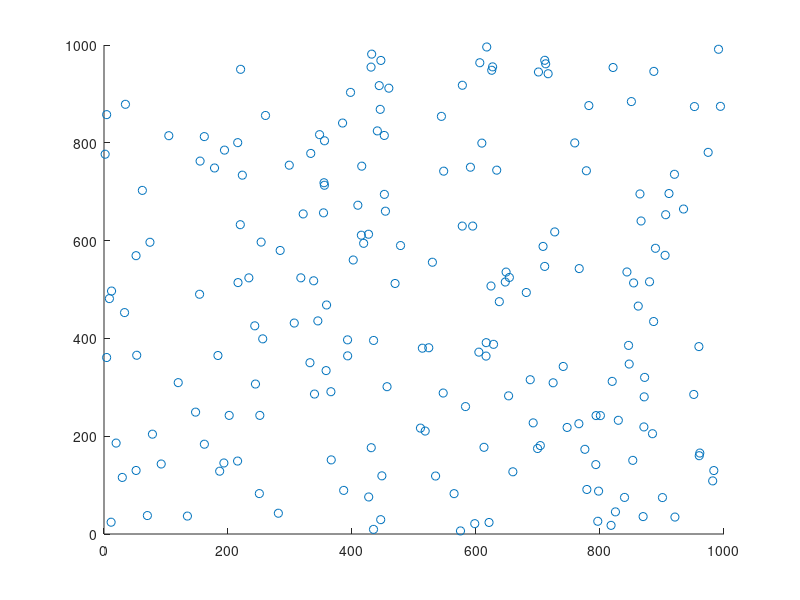

Reproduce this figure in MATLAB. (Note: this script raises an error after producing the figure.)
% Alghalandis Discrete Fracture Network Engineering (ADFNE)
% Author: Younes Fadakar Alghalandis
% Copyright (c) 2016 Alghalandis Computing @ http://alghalandis.net
% All rights reserved.
%
% Part of package: UpsFrac
% Modified by: Tao Chen et al.
% Email: chentao9330@gmail.com
% Copyright (c) 2024  UpsFrac Developers.
% All rights reserved.
% Modification Date: Oct 2024
% Description of modifications:
%  (1) power law length distribution;
%  (2) correlating aperture to fracture length;
%  (3) combining stochastic and determined fractures;
%  (4) export DFN in files;

clear all
clc

%% Paremeters of the fracture network
%number of the fractures / density
n = 200;

%length of the square region
L = 1000;

%%
% Set the number of DFM realizations
num_real = 1;     % Number of DFM realizations

for i = 1:num_real
    a=num2str(i)
    
    %% region of the fracture network
    rgn = [0,L,0,L];
    
    %% modeling location of the fractures
    pts = L*rand(n,2);
    scatter(pts(:,1),pts(:,2))
    axis([0 L 0 L])
    
    %% modeling orientation of the fracture network
    %orientation parameter
    kappa = 0;%random when kappa=0
    theta=3*pi/4;
    ags = circ_vmrnd(theta,kappa,n);
    
    %% modeling length of the fractures
    %power-law distribution
    % Parameters
    l_min = 100;
    l_max = 1000;
    number = n;
    exponent = 2.5;
    
    % Generate fracture lengths using the power-law function
    lhs = rndm_powerlaw(l_min, l_max, exponent*(-1)+1, number);
    
    %% Generate apertures: length (l)-aperture(a) coorelation: a=A*l(exp(b)),
    % b=0, constant;b=0.5, sublinear;b=1.0, linear;
    A=2.3e-5;
    b=0.5;
    Aperture_0=A*lhs.^b;
    
    %% generation of the fracture network
    [dx,dy] = pol2cart(ags,0.5*lhs);
    olines = [pts(:,1)-dx,pts(:,2)-dy,pts(:,1)+dx,pts(:,2)+dy]; %original
    lines = ClipLines2D(olines,rgn);
    

    %% combine stochastic and determintic fractures
    determ_data = load('frac_determintic.txt');
    if ~isempty(determ_data)
        lines = [lines; determ_data(:,1:4)];
        Aperture_0 = [Aperture_0; determ_data(:,5)]; 
    end
    
    %% Visualisation
    clf
    [X,Y] = LinesToXYnan2D(lines);
    
    % Assuming X, Y, and a are defined
    numLines = size(X, 2); % Number of lines
    colors = zeros(numLines, 3); % Initialize color array
    
    % Normalize 'a' to range [0, 1]
    a_normalized = (Aperture_0 - min(Aperture_0)) / (max(Aperture_0) - min(Aperture_0));
    
    % Create a colormap from blue to red
    for i = 1:numLines
        colors(i, :) = [a_normalized(i), 0, 1 - a_normalized(i)]; % Interpolate color
    end
    
    % Plot each line with the corresponding color
    hold on; % Ensure all lines are plotted on the same figure
    for i = 1:numLines
        for j=1:4
            if lines(i,j)<0
                lines(i,j)=0
            end
            if lines(i,j)>L
                lines(i,j)=L
            end
        end
        plot(X(:, i), Y(:, i), 'Color', colors(i, :)); % Use color based on 'a'
    end
    
    axis([0 L 0 L])
    axis equal;
    
    % Set the plot range from 0 to L for both X and Y axes
    xlim([0 L]);
    ylim([0 L]);
    
    grid on;
    set(gca,'Xtick',0:100:L);
    set(gca,'Ytick',0:100:L);
    
    box on;
    
    %% save the modeling results
    
    % fid=fopen(['frac_dfm',a,'.txt'],'w');
    % fprintf(fid,'%8.6f %8.6f; %8.6f %8.6f; \n',lines')
    %
    % fid=fopen(['frac_',a,'.txt'],'w');
    % fprintf(fid,'%8.6f %8.6f %8.6f %8.6f \n',lines')
    
    lines(:,5)=Aperture_0
    
    fid=fopen(['frac_0_',a,'.txt'],'w');
    fprintf(fid,'%8.6f %8.6f %8.6f %8.6f %6.2g\n',lines')
    
end